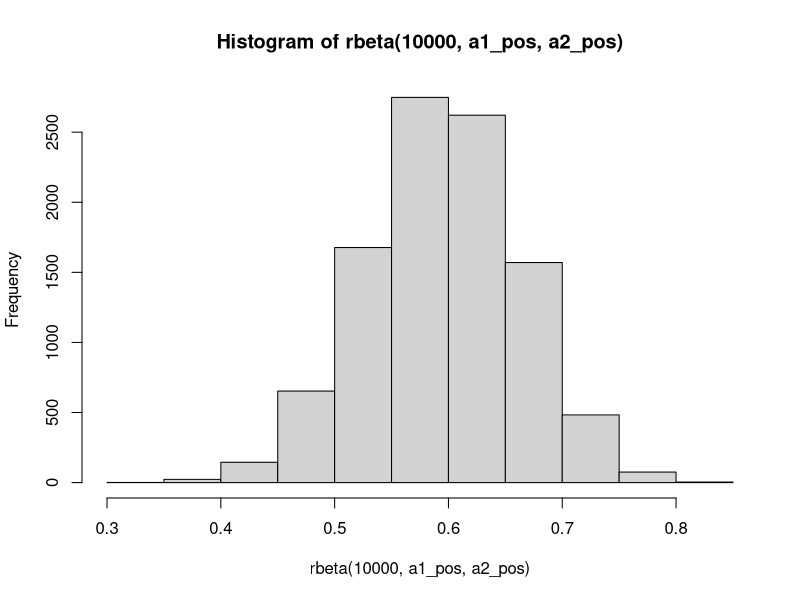

The R source for this figure:
set.seed(2) #semente

#Lancamento da moeda 

n <- 50 #lancamentos 
s <- 30 #sucesso

#Verossimilhança é binomial (n=50, s=30)

#Priori uniforme 
#Beta(1,1)
a1_pri <- 1
a2_pri <- 1

#Posteriori = beta(a1+ s, a2+n-s) calculado analiticamente
a1_pos <- a1_pri + s
a2_pos <- a2_pri + n - s

#histograma da posteriori 
hist(rbeta(10000, a1_pos, a2_pos))

# qual a probabilidade de Theta > 50%?

sim_posteriori <- rbeta(10000, a1_pos, a2_pos) #Crio o vetor da distribuição a posteriori 
head(sim_posteriori) #Observar os primeiros valores(não é necessario)
#[1] 0.5561667 0.5907238 0.6212816 0.6188034 0.5399811 0.6270481
sum(sim_posteriori > .5)/10000 #soma todos os valores onde minha posteriori é maior do que 0.5 e divido pelo numero da amostra.
#0.9203 resposta
mean(sim_posteriori) #esperança posteriori 

